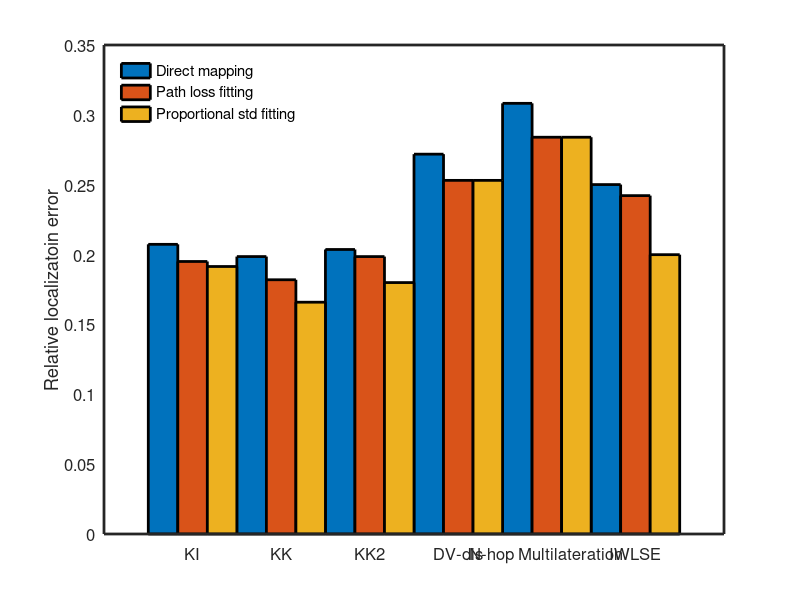

This figure's MATLAB source: (Note: this script raises an error after producing the figure.)
clear all;
barvalues = [2.0733 1.9505 1.9146; 1.9857 1.8197 1.6591; 2.0364 1.9856 1.7996; 2.7187 2.5311 2.5311; 3.0825 2.8399 2.8399; 2.5010 2.4219 1.9993];%6 groups of 3 bars: KI, KK, KK2, DV, N-hop, IWLSE; direct mapping, path loss fitting, proportional std fitting
barvalues = barvalues/10;
%barvalues = [2.1733 2.0505 2.0146; 1.9857 1.8197 1.6591; 2.1364 2.0856 1.8996; 2.7187 2.5311 2.5311; 3.0825 2.8399 2.8399; 2.6010 2.6219 1.6993]; %6 groups of 3 bars: KI, KK, KK2, DV, N-hop, IWLSE; direct mapping, path loss fitting, proportional std fitting
%errors = [3.4 3.5; 2.8 2.7; 2.7 2.9]; % standard deviation for each 

width = 1; 
groupnames = {'KI';'KK';'KK2';'DV-dis';'N-hop Multilateration';'IWLSE'};
bw_title = [];
bw_xlabel = [];
bw_ylabel = 'Relative localizatoin error';
bw_colormap = 'Gray';
gridstatus = [];
bw_legend = {'Direct mapping'; 'Path loss fitting';'Proportional std fitting'};
%error_sides = 2;
legend_type = 'plot';

numgroups = size(barvalues, 1); % number of groups
numbars = size(barvalues, 2); % number of bars in a group

% Plot bars
handles.bars = bar(barvalues, width,'edgecolor','k', 'linewidth', 2);
hold on
colormap(bw_colormap);
handles.legend = legend(bw_legend, 'location', 'Northwest', 'fontsize',12);
legend boxoff;

% change_axis = 0;
% ymin = 0;
% if size(barvalues,2) == 1
%     barvalues = barvalues';
%     errors = errors';
% end
% if size(barvalues,1) == 1
%     barvalues = [barvalues; zeros(1,length(barvalues))];
%     errors = [errors; zeros(1,size(barvalues,2))];
%     change_axis = 1;
% end
% numgroups = size(barvalues, 1); % number of groups
% numbars = size(barvalues, 2); % number of bars in a group
% if isempty(width)
%     width = 1;
% end
% % Plot erros
% for i = 1:numbars
%     x = get(get(handles.bars(i),'children'), 'xdata');
%     x = mean(x([1 3],:));
%     handles.errors(i) = errorbar(x, barvalues(:,i), errors(:,i), 'k', 'linestyle', 'none', 'linewidth', 2);
%     ymin = min([ymin; barvalues(:,i)+errors(:,i)]);
% end
% 
% if error_sides == 1
%     set(gca,'children', flipud(get(gca,'children')));
% end
% 
% ylim([ymin*1.1 0]);
% xlim([0.5 numgroups-change_axis+0.5]);

if strcmp(legend_type, 'axis')
    for i = 1:numbars
        xdata = get(handles.errors(i),'xdata');
        for j = 1:length(xdata)
            text(xdata(j),  -0.03*ymax*1.1, bw_legend(i), 'Rotation', 60, 'fontsize', 12, 'HorizontalAlignment', 'right');
        end
    end
    set(gca,'xaxislocation','top');
end

if ~isempty(bw_title)
    title(bw_title, 'fontsize',14);
end
if ~isempty(bw_xlabel)
    xlabel(bw_xlabel, 'fontsize',14);
end
if ~isempty(bw_ylabel)
    ylabel(bw_ylabel, 'fontsize',14);
end

set(gca, 'xticklabel', groupnames, 'box', 'off', 'ticklength', [0 0], 'fontsize', 12, 'xtick',1:numgroups, 'linewidth', 2,'xgrid','off','ygrid','off');
if ~isempty(gridstatus) && any(gridstatus == 'x')
    set(gca,'xgrid','on');
end
if ~isempty(gridstatus) && any(gridstatus ==  'y')
    set(gca,'ygrid','on');
end

handles.ax = gca;
hold off

set(gca, 'box', 'on')
fix_xticklabels();
exportfig(gcf,'loc_result_bar.eps','height',6,'Width',8,'fontmode','Scaled', 'color', 'rgb');